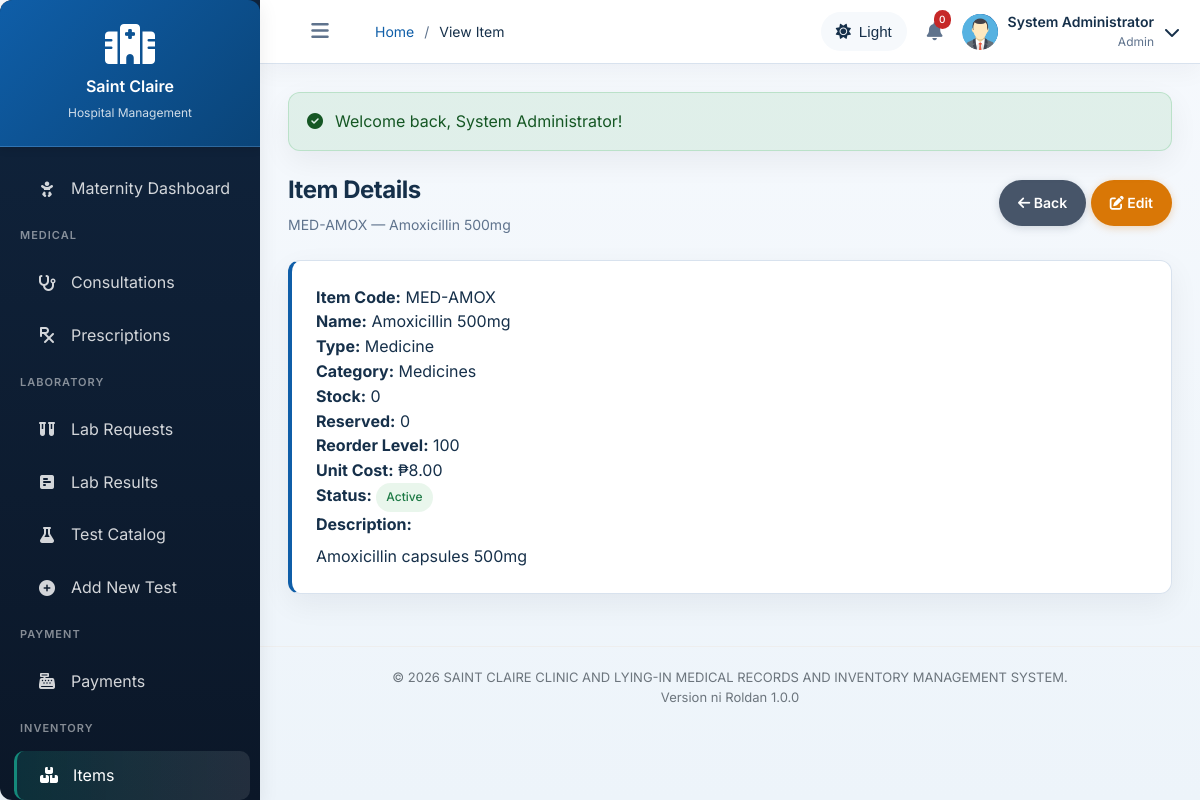
The app's page /modules/inventory/item-view.php?id=2 (signed in) with its own data.
### tables this page shows
CREATE TABLE inventory_items (
    id INT AUTO_INCREMENT PRIMARY KEY,
    item_code VARCHAR(20) UNIQUE NOT NULL,
    item_name VARCHAR(100) NOT NULL,
    category_id INT,
    description TEXT,
    unit_of_measure VARCHAR(20),
    reorder_level INT DEFAULT 10,
    reorder_quantity INT DEFAULT 50,
    unit_cost DECIMAL(10,2),
    selling_price DECIMAL(10,2),
    supplier_id INT,
    status ENUM('active', 'inactive', 'discontinued') DEFAULT 'active',
    item_type VARCHAR(32) DEFAULT 'Medicine',
    created_at TIMESTAMP DEFAULT CURRENT_TIMESTAMP,
    FOREIGN KEY (category_id) REFERENCES inventory_categories(id),
    FOREIGN KEY (supplier_id) REFERENCES suppliers(id)
);

CREATE TABLE inventory_categories (
    id INT AUTO_INCREMENT PRIMARY KEY,
    category_name VARCHAR(50) NOT NULL,
    description TEXT,
    created_at TIMESTAMP DEFAULT CURRENT_TIMESTAMP
);

### modules/inventory/item-view.php (the view, shortened to what this page needs)
<?php
require_once __DIR__ . '/../../config/config.php';
$conn = getDBConnection();
$itemId = isset($_GET['id']) ? (int)$_GET['id'] : 0;
$res = $conn->query("SELECT i.*, c.category_name, s.quantity_in_stock, s.quantity_reserved FROM inventory_items i LEFT JOIN inventory_categories c ON i.category_id = c.id LEFT JOIN inventory_stock s ON i.id = s.item_id WHERE i.id = $itemId LIMIT 1");
$item = $res->fetch_assoc();
include __DIR__ . '/../../includes/header.php';
?>
<div class="page-header">
    <div>
        <h1 class="page-title">Item Details</h1>
        <p class="page-subtitle"><?php echo htmlspecialchars($item['item_code'] ?? ''); ?> — <?php echo htmlspecialchars($item['item_name'] ?? ''); ?></p>
    </div>
    <div>
        <a href="items.php" class="btn btn-secondary"><i class="fas fa-arrow-left"></i> Back</a>
        <a href="item-edit.php?id=<?php echo $itemId; ?>" class="btn btn-warning"><i class="fas fa-edit"></i> Edit</a>
    </div>
</div>
<div class="card">
    <div class="card-body">
        <div class="detail-row"><strong>Item Code:</strong> <?php echo htmlspecialchars($item['item_code'] ?? ''); ?></div>
        <div class="detail-row"><strong>Name:</strong> <?php echo htmlspecialchars($item['item_name'] ?? ''); ?></div>
        <div class="detail-row"><strong>Type:</strong> <?php echo htmlspecialchars($item['item_type'] ?? 'Medicine'); ?></div>
        <div class="detail-row"><strong>Category:</strong> <?php echo htmlspecialchars($item['category_name'] ?? 'Uncategorized'); ?></div>
        <div class="detail-row"><strong>Stock:</strong> <?php echo intval($item['quantity_in_stock'] ?? 0); ?></div>
        <div class="detail-row"><strong>Reserved:</strong> <?php echo intval($item['quantity_reserved'] ?? 0); ?></div>
        <div class="detail-row"><strong>Reorder Level:</strong> <?php echo intval($item['reorder_level'] ?? 0); ?></div>
        <div class="detail-row"><strong>Unit Cost:</strong> <?php echo formatCurrency($item['unit_cost'] ?? 0); ?></div>
        <div class="detail-row"><strong>Status:</strong> <?php echo getStatusBadge($item['status'] ?? 'active'); ?></div>
        <div class="detail-row"><strong>Description:</strong>
            <div style="margin-top:8px;"><?php echo nl2br(htmlspecialchars($item['description'] ?? '')); ?></div>
        </div>
    </div>
</div>
<?php include __DIR__ . '/../../includes/footer.php'; ?>

### config/config.php (shortened to what this page needs)
<?php
function formatCurrency($amount) {
    return '₱' . number_format($amount, 2);
}
function getStatusBadge($status) {
    $badges = [
        'active' => 'success',
        'inactive' => 'secondary',
        'pending' => 'warning',
        'completed' => 'success',
        'cancelled' => 'danger',
        'waiting' => 'info',
        'in-progress' => 'primary',
        'admitted' => 'primary',
        'discharged' => 'success',
        'paid' => 'success',
        'partial' => 'warning',
        'available' => 'success',
        'occupied' => 'danger',
        'maintenance' => 'warning',
        'ready-for-discharge' => 'warning'
    ];
    $badgeClass = isset($badges[$status]) ? $badges[$status] : 'secondary';
    $label = ucfirst(str_replace('-', ' ', $status));
    return '<span class="badge badge-' . $badgeClass . '">' . $label . '</span>';
}
?>

### assets/css/style.css (style rules this page uses)
:root { --primary-color: #0f5ea8; --primary-dark: #0a4478; --primary-light: #eaf4ff; --accent-color: #15897b; --accent-soft: #e8f7f4; --secondary-color: #5f738d; --success-color: #1d7a45; --info-color: #0f766e; --warning-color: #b76a00; --danger-color: #c62828; --light-color: #f5f8fc; --dark-color: #12233b; --surface-color: #ffffff; --surface-muted: #f6f9fc; --border-color: #d8e2ee; --text-color: #16304a; --text-muted: #5f738d; --sidebar-width: 260px; --sidebar-collapsed: 76px; --header-height: 70px; --border-radius: 12px; --box-shadow: 0 10px 30px rgba(15, 23, 42, 0.06); --box-shadow-lg: 0 20px 45px rgba(15, 23, 42, 0.12); --elevated-shadow: 0 25px 80px rgba(0, 0, 0, 0.4); --bg-blur: 6px; --bg-dim: 0.32; --transition: 180ms ease; }
* { margin: 0; padding: 0; box-sizing: border-box; }
body { font-family: 'Inter', 'Segoe UI', Tahoma, Geneva, Verdana, sans-serif; background: linear-gradient(180deg, rgba(246, 249, 253, 1) 0%, rgba(237, 244, 250, 1) 100%); color: var(--text-color); line-height: 1.55; font-size: 15px; transition: background 180ms ease, color 180ms ease; }
.page-enter .content, .page-enter .stats-card, .page-enter .chart-card, .page-enter .card { opacity: 0; transform: translateY(24px) scale(0.985); }
.page-enter-ready .stats-card, .page-enter-ready .chart-card, .page-enter-ready .card { opacity: 1; transform: translateY(0) scale(1); transition: opacity 900ms cubic-bezier(0.16, 1, 0.3, 1) 430ms, transform 900ms cubic-bezier(0.16, 1, 0.3, 1) 430ms; }
.page-enter-ready .card:nth-child(3n) { transition-delay: 520ms; }
a { color: inherit; }
.btn { --btn-bg: #e5eaf2; --btn-color: var(--dark-color); --btn-hover: #dfe6f0; display: inline-block; padding: 11px 18px; font-size: 14px; font-weight: 600; text-align: center; text-decoration: none; border: 1px solid transparent; border-radius: 999px; cursor: pointer; transition: background-color var(--transition), transform var(--transition), box-shadow var(--transition), border-color var(--transition); background-color: var(--btn-bg); color: var(--btn-color); box-shadow: 0 4px 12px rgba(15, 23, 42, 0.06); }
.btn-warning { --btn-bg: #d97706; --btn-hover: #b45309; --btn-color: #fff; box-shadow: 0 2px 8px rgba(217, 119, 6, 0.28); }
.btn-secondary { --btn-bg: #475569; --btn-hover: #334155; --btn-color: #fff; box-shadow: 0 2px 8px rgba(71, 85, 105, 0.22); }
:root { --sidebar-header-height: 120px; --sidebar-header-height-collapsed: 80px; }
.page-header { display: flex; justify-content: space-between; align-items: center; margin-bottom: 24px; }
.page-title { font-size: 28px; font-weight: 700; color: var(--text-color); letter-spacing: -0.02em; }
.page-subtitle { color: var(--text-muted); font-size: 14px; margin-top: 6px; }
.card { background: var(--surface-color); border: 1px solid var(--border-color); border-left: 4px solid var(--primary-color); border-radius: var(--border-radius); box-shadow: var(--box-shadow); margin-bottom: 24px; }
.card-body { padding: 24px; }
.badge { display: inline-block; padding: 5px 10px; border-radius: 20px; font-size: 12px; font-weight: 500; }
.badge-success { background: rgba(40, 167, 69, 0.1); color: var(--success-color); }
:root { --fs-xxs: clamp(0.75rem, 1vw, 0.85rem); --fs-xs: clamp(0.875rem, 1.2vw, 0.95rem); --fs-sm: clamp(1rem, 1.6vw, 1.05rem); --fs-base: clamp(1.05rem, 1.8vw, 1.125rem); --fs-lg: clamp(1.125rem, 2.2vw, 1.25rem); --fs-xl: clamp(1.25rem, 3vw, 1.5rem); }
html { font-size: 100%; }
body { font-size: var(--fs-base); -webkit-font-smoothing: antialiased; }
.btn, .menu-item, .toggle-sidebar { min-height: 44px; min-width: 80px; }
@media (min-width: 768px) { body { font-size: 1rem; } }
@media (min-width: 1024px) { :root { --sidebar-width: 260px; --header-height: 64px; } }
@media (min-width: 1024px) { .page-title { font-size: var(--fs-xl); } }

### records on screen
inventory_items: item_code "MED-AMOX", item_name "Amoxicillin 500mg", item_type "Medicine", category.category_name "Medicines", reorder_level "100", unit_cost "₱8.00", status "Active", description "Amoxicillin capsules 500mg"

### other values on screen
$pageTitle "View Item"
$notificationCount "0"
$_SESSION['user_name'] "System Administrator"
getActiveRole() "Admin"
$flash['message'] "Welcome back, System Administrator!"
$item['quantity_in_stock'] "0"
$item['quantity_reserved'] "0"
APP_VERSION "1.0.0"
